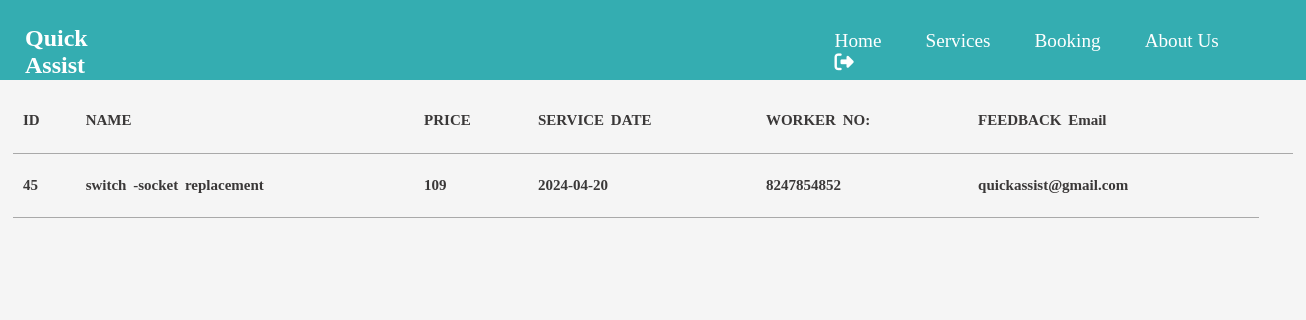
The app's page /invoice.php (signed in) with its own data.
### tables this page shows
CREATE TABLE `appointment` (
  `a_id` int(5) NOT NULL,
  `ser_id` int(5) NOT NULL,
  `cus_id` int(5) NOT NULL,
  `a_addre` varchar(50) NOT NULL,
  `a_city` varchar(30) NOT NULL,
  `a_date` date NOT NULL,
  `a_status` varchar(30) NOT NULL,
  `wor_id` int(5) NOT NULL,
  `wor_status` varchar(30) NOT NULL
);

CREATE TABLE `services` (
  `ser_id` int(5) NOT NULL,
  `ser_name` varchar(50) NOT NULL,
  `ser_category` varchar(50) NOT NULL,
  `ser_section` varchar(50) NOT NULL,
  `ser_price` int(5) NOT NULL,
  `ser_img` varchar(255) NOT NULL,
  `ser_time` varchar(50) NOT NULL,
  `ser_des` varchar(500) NOT NULL
);

CREATE TABLE `worker` (
  `wor_id` int(5) NOT NULL,
  `wor_name` varchar(25) NOT NULL,
  `wor_email` varchar(30) NOT NULL,
  `wor_phno` varchar(13) NOT NULL,
  `profession` varchar(25) NOT NULL,
  `password` varchar(8) NOT NULL,
  `wor_city` varchar(15) NOT NULL,
  `wor_address` varchar(100) NOT NULL,
  `wor_image` varchar(150) NOT NULL
);

### invoice.php (the view, shortened to what this page needs)
<?php require'uheader.php';
    $cus_id = $_SESSION['cus_id'];
     ?>
<!DOCTYPE html>
<html lang="en">
    <head>
    </head>
    <body>
        <main>
        <h4><h4>
                <div>
                    <table id="table" style = "margin : 0px auto; width :80rem">
                        <tr>
                            <td>ID</td>
                            <td>NAME</td>
                            <td>PRICE</td>
                            <td>SERVICE DATE</td>
                            <td>WORKER NO:</td>
                            <td>FEEDBACK Email</td>
                            <td></td>
                        </tr>
                        <?php
                            $sql = "SELECT *FROM appointment INNER JOIN services ON appointment.ser_id = services.ser_id  WHERE cus_id ='$cus_id'";
                            $result = $conn->query($sql);
                            if($result-> num_rows>0){
                                while($row = $result->fetch_assoc())
                                {
                        ?>
                                    <tr>
                                        <td><?php echo $row['a_id'];?></td>
                                        <td><?php echo $row['ser_name'];?></td>
                                        <td><?php echo $row['ser_price'];?></td>
                                        <td><?php echo $row['a_date'];?></td>
                                        <?php
                                            $wor_id = $row['wor_id'];
                                            $sql = "SELECT * FROM worker  WHERE wor_id = $wor_id";
                                            $result = $conn->query($sql);
                                            if($result->num_rows>0){
                                                while($row = $result->fetch_assoc())
                                                {
                                        ?>
                                        <td><?php echo $row['wor_phno']; } }     ?></td>
                                        <td>quickassist@gmail.com</td>
                                    </tr>
                        <?php
                                }
                            }
                        ?>
                    </table>
            </div>
        </main>
    </body>
</html>

### customer.css (style rules this page uses)
* { margin: 0px; padding: 0px; outline: none; border: none; box-sizing: border-box; }
body { width: 100%; background-color: whitesmoke; display: grid; }
main { margin-top: 65px; display: grid; }
.contantwrap h2 , h4 { padding: 0.5rem; word-spacing: 3px; }
table { width: 1060px; border-collapse: collapse; font-size: medium; color: rgb(58, 56, 56); }
table td { padding: 5px 10px; border-bottom: solid 1px darkgray; border-radius: 5px; margin-left: 5px; font-size: 15px; width: fit-content; height: 8vh; }

### records on screen
appointment: a_id "45", ser.ser_name "switch -socket replacement", ser.ser_price "109", a_date "2024-04-20"
worker: wor_phno "8247854852"
